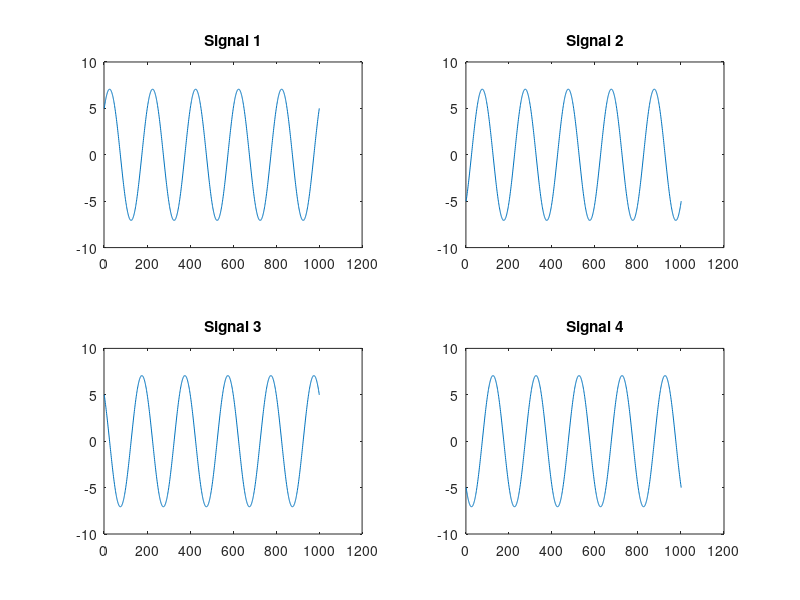
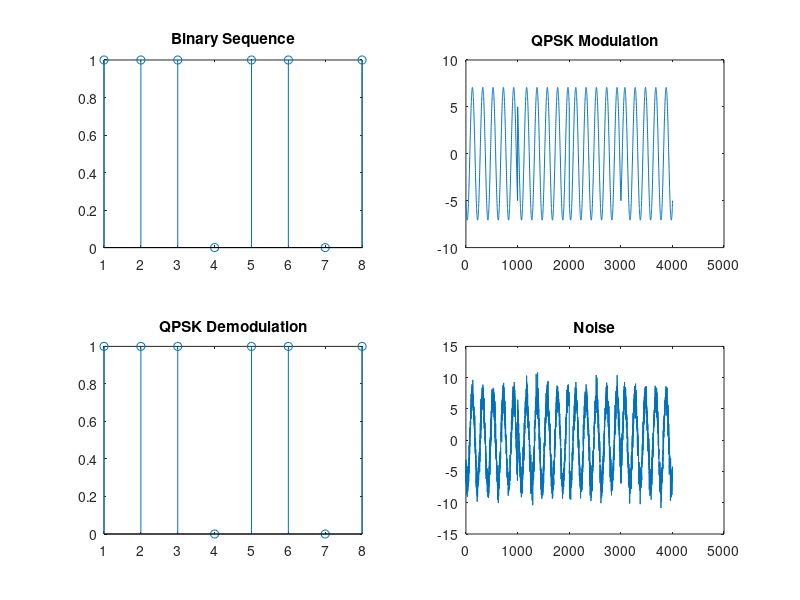

Write MATLAB code to recreate these figures, in order.
%QPSK
clc;
clear all;
close all;

fs = 1000;
num_cyc = 5;
fm = 5;
t = 0:1/fs:num_cyc/fm;

A = 5;
N = 8;
m = randi([0,1],[1,N]);

msgSine = A*sin(2*pi*fm*t);
msgCos = A*cos(2*pi*fm*t);
msg1 = msgSine + msgCos;
msg2 = msgSine - msgCos;
msg3 = -msgSine + msgCos;
msg4 = -msgSine - msgCos;

% QPSK Modulation
y=[];
for (i=1:2:length(m)-1)
 if m(i)==0 && m(i+1)==0
 y=[y msg1];
 elseif m(i)==0 && m(i+1)==1
 y=[y msg2];
 elseif m(i)==1 && m(i+1)==0
 y=[y msg3];
 elseif m(i)==1 && m(i+1)==1
 y=[y msg4];
 end
end

% QPSK Demodulation

demod=[];
for n=0:2:N-1
 k=y(((n*((length(msg1))/2))+1):((n+2)*((length(msg1))/2)));

 a=max(xcorr(k,msg1));
 b=max(xcorr(k,msg2));
 c=max(xcorr(k,msg3));
 d=max(xcorr(k,msg4));

 if a>b && a>c && a>d
 demod=[demod,0];
 demod=[demod,0];

 elseif b>a && b>c && b>d
 demod=[demod,0];
 demod=[demod,1];

 elseif c>a && c>b && c>d
 demod=[demod,1];
 demod=[demod,0];

 elseif d>a && d>b && d>c
 demod=[demod,1];
 demod=[demod,1];

 end
end

% Noise
y1=awgn(y,-2);

% Graph Plotting
figure(1);
subplot(2,2,1);
plot(msg1);
title('Signal 1');

subplot(2,2,2);
plot(msg2);
title('Signal 2');

subplot(2,2,3);
plot(msg3);
title('Signal 3');

subplot(2,2,4);
plot(msg4);
title('Signal 4');

figure(2);
subplot(2,2,1);
stem(m);
title('Binary Sequence');

subplot(2,2,2)
plot(y);
title("QPSK Modulation");

subplot(2,2,3);
stem(demod);
title('QPSK Demodulation');

subplot(2,2,4);
plot(y1);
title('Noise');